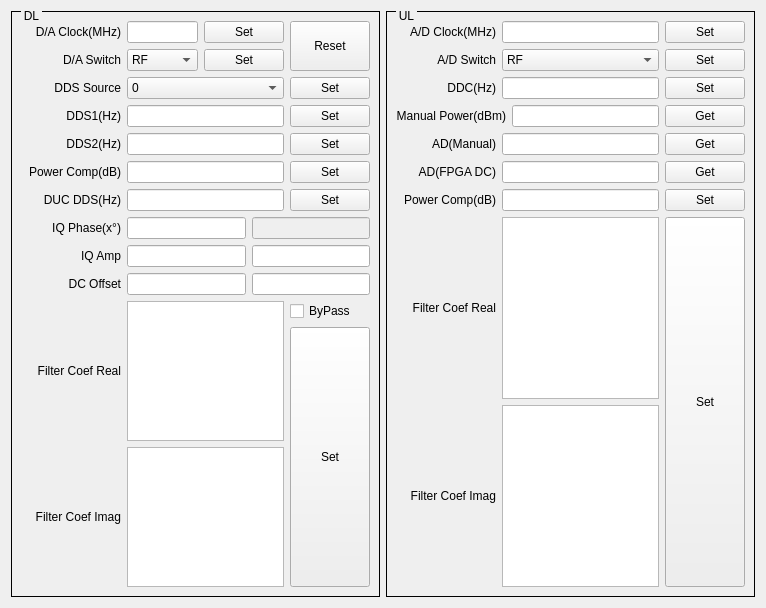
<?xml version="1.0" encoding="UTF-8"?>
<ui version="4.0">
 <class>Q_StarPoint_SP9500_SP2401_R1A_Widget</class>
 <widget class="QWidget" name="Q_StarPoint_SP9500_SP2401_R1A_Widget">
  <property name="geometry">
   <rect>
    <x>0</x>
    <y>0</y>
    <width>766</width>
    <height>608</height>
   </rect>
  </property>
  <property name="windowTitle">
   <string>Form</string>
  </property>
  <layout class="QHBoxLayout" name="horizontalLayout_25">
   <item>
    <widget class="QGroupBox" name="groupBox">
     <property name="styleSheet">
      <string notr="true">QGroupBox{ border:1px solid black; margin-top:0.5ex; }
QGroupBox::title { subcontrol-origin:margin; subcontrol-position:top left; top:-2px; left:10px; margin-left: 0px; padding:0 1px; }</string>
     </property>
     <property name="title">
      <string>DL</string>
     </property>
     <layout class="QVBoxLayout" name="verticalLayout_5">
      <item>
       <layout class="QHBoxLayout" name="horizontalLayout_3" stretch="5,1,1">
        <item>
         <layout class="QVBoxLayout" name="verticalLayout_2">
          <item>
           <layout class="QHBoxLayout" name="horizontalLayout">
            <item>
             <widget class="QLabel" name="label">
              <property name="sizePolicy">
               <sizepolicy hsizetype="Fixed" vsizetype="Fixed">
                <horstretch>0</horstretch>
                <verstretch>0</verstretch>
               </sizepolicy>
              </property>
              <property name="minimumSize">
               <size>
                <width>100</width>
                <height>0</height>
               </size>
              </property>
              <property name="text">
               <string>D/A Clock(MHz)</string>
              </property>
              <property name="alignment">
               <set>Qt::AlignRight|Qt::AlignTrailing|Qt::AlignVCenter</set>
              </property>
             </widget>
            </item>
            <item>
             <widget class="QLineEdit" name="lineEditDAClock">
              <property name="sizePolicy">
               <sizepolicy hsizetype="Expanding" vsizetype="Fixed">
                <horstretch>5</horstretch>
                <verstretch>0</verstretch>
               </sizepolicy>
              </property>
             </widget>
            </item>
           </layout>
          </item>
          <item>
           <layout class="QHBoxLayout" name="horizontalLayout_2">
            <item>
             <widget class="QLabel" name="label_2">
              <property name="sizePolicy">
               <sizepolicy hsizetype="Fixed" vsizetype="Fixed">
                <horstretch>0</horstretch>
                <verstretch>0</verstretch>
               </sizepolicy>
              </property>
              <property name="minimumSize">
               <size>
                <width>100</width>
                <height>0</height>
               </size>
              </property>
              <property name="text">
               <string>D/A Switch</string>
              </property>
              <property name="alignment">
               <set>Qt::AlignRight|Qt::AlignTrailing|Qt::AlignVCenter</set>
              </property>
             </widget>
            </item>
            <item>
             <widget class="QComboBox" name="comboBoxDASw">
              <property name="sizePolicy">
               <sizepolicy hsizetype="Expanding" vsizetype="Fixed">
                <horstretch>5</horstretch>
                <verstretch>0</verstretch>
               </sizepolicy>
              </property>
              <item>
               <property name="text">
                <string>RF</string>
               </property>
              </item>
              <item>
               <property name="text">
                <string>BB</string>
               </property>
              </item>
             </widget>
            </item>
           </layout>
          </item>
         </layout>
        </item>
        <item>
         <layout class="QVBoxLayout" name="verticalLayout">
          <item>
           <widget class="QPushButton" name="pushButtonSetDAClock">
            <property name="sizePolicy">
             <sizepolicy hsizetype="Expanding" vsizetype="Fixed">
              <horstretch>1</horstretch>
              <verstretch>0</verstretch>
             </sizepolicy>
            </property>
            <property name="text">
             <string>Set</string>
            </property>
           </widget>
          </item>
          <item>
           <widget class="QPushButton" name="pushButtonSetDASw">
            <property name="sizePolicy">
             <sizepolicy hsizetype="Expanding" vsizetype="Fixed">
              <horstretch>1</horstretch>
              <verstretch>0</verstretch>
             </sizepolicy>
            </property>
            <property name="text">
             <string>Set</string>
            </property>
           </widget>
          </item>
         </layout>
        </item>
        <item>
         <widget class="QPushButton" name="pushButtonResetDA">
          <property name="sizePolicy">
           <sizepolicy hsizetype="Expanding" vsizetype="Preferred">
            <horstretch>0</horstretch>
            <verstretch>0</verstretch>
           </sizepolicy>
          </property>
          <property name="text">
           <string>Reset</string>
          </property>
         </widget>
        </item>
       </layout>
      </item>
      <item>
       <layout class="QHBoxLayout" name="horizontalLayout_4">
        <item>
         <widget class="QLabel" name="label_3">
          <property name="sizePolicy">
           <sizepolicy hsizetype="Fixed" vsizetype="Fixed">
            <horstretch>0</horstretch>
            <verstretch>0</verstretch>
           </sizepolicy>
          </property>
          <property name="minimumSize">
           <size>
            <width>100</width>
            <height>0</height>
           </size>
          </property>
          <property name="text">
           <string>DDS Source</string>
          </property>
          <property name="alignment">
           <set>Qt::AlignRight|Qt::AlignTrailing|Qt::AlignVCenter</set>
          </property>
         </widget>
        </item>
        <item>
         <widget class="QComboBox" name="comboBoxDDSSrc">
          <property name="sizePolicy">
           <sizepolicy hsizetype="Expanding" vsizetype="Fixed">
            <horstretch>5</horstretch>
            <verstretch>0</verstretch>
           </sizepolicy>
          </property>
          <item>
           <property name="text">
            <string>0</string>
           </property>
          </item>
          <item>
           <property name="text">
            <string>InterFilter</string>
           </property>
          </item>
          <item>
           <property name="text">
            <string>1</string>
           </property>
          </item>
          <item>
           <property name="text">
            <string>Single Tone</string>
           </property>
          </item>
          <item>
           <property name="text">
            <string>Dual Tone</string>
           </property>
          </item>
          <item>
           <property name="text">
            <string>Arb</string>
           </property>
          </item>
          <item>
           <property name="text">
            <string>DDR3</string>
           </property>
          </item>
         </widget>
        </item>
        <item>
         <widget class="QPushButton" name="pushButtonSetDDSSrc">
          <property name="sizePolicy">
           <sizepolicy hsizetype="Expanding" vsizetype="Fixed">
            <horstretch>0</horstretch>
            <verstretch>0</verstretch>
           </sizepolicy>
          </property>
          <property name="text">
           <string>Set</string>
          </property>
         </widget>
        </item>
       </layout>
      </item>
      <item>
       <layout class="QHBoxLayout" name="horizontalLayout_5">
        <item>
         <widget class="QLabel" name="label_4">
          <property name="sizePolicy">
           <sizepolicy hsizetype="Fixed" vsizetype="Fixed">
            <horstretch>0</horstretch>
            <verstretch>0</verstretch>
           </sizepolicy>
          </property>
          <property name="minimumSize">
           <size>
            <width>100</width>
            <height>0</height>
           </size>
          </property>
          <property name="text">
           <string>DDS1(Hz)</string>
          </property>
          <property name="alignment">
           <set>Qt::AlignRight|Qt::AlignTrailing|Qt::AlignVCenter</set>
          </property>
         </widget>
        </item>
        <item>
         <widget class="QScrollLineEdit" name="lineEditDDS1">
          <property name="sizePolicy">
           <sizepolicy hsizetype="Expanding" vsizetype="Fixed">
            <horstretch>5</horstretch>
            <verstretch>0</verstretch>
           </sizepolicy>
          </property>
         </widget>
        </item>
        <item>
         <widget class="QPushButton" name="pushButtonSetDDS1">
          <property name="sizePolicy">
           <sizepolicy hsizetype="Expanding" vsizetype="Fixed">
            <horstretch>0</horstretch>
            <verstretch>0</verstretch>
           </sizepolicy>
          </property>
          <property name="text">
           <string>Set</string>
          </property>
         </widget>
        </item>
       </layout>
      </item>
      <item>
       <layout class="QHBoxLayout" name="horizontalLayout_6">
        <item>
         <widget class="QLabel" name="label_5">
          <property name="sizePolicy">
           <sizepolicy hsizetype="Fixed" vsizetype="Fixed">
            <horstretch>0</horstretch>
            <verstretch>0</verstretch>
           </sizepolicy>
          </property>
          <property name="minimumSize">
           <size>
            <width>100</width>
            <height>0</height>
           </size>
          </property>
          <property name="text">
           <string>DDS2(Hz)</string>
          </property>
          <property name="alignment">
           <set>Qt::AlignRight|Qt::AlignTrailing|Qt::AlignVCenter</set>
          </property>
         </widget>
        </item>
        <item>
         <widget class="QScrollLineEdit" name="lineEditDDS2">
          <property name="sizePolicy">
           <sizepolicy hsizetype="Expanding" vsizetype="Fixed">
            <horstretch>5</horstretch>
            <verstretch>0</verstretch>
           </sizepolicy>
          </property>
         </widget>
        </item>
        <item>
         <widget class="QPushButton" name="pushButtonSetDDS2">
          <property name="sizePolicy">
           <sizepolicy hsizetype="Expanding" vsizetype="Fixed">
            <horstretch>0</horstretch>
            <verstretch>0</verstretch>
           </sizepolicy>
          </property>
          <property name="text">
           <string>Set</string>
          </property>
         </widget>
        </item>
       </layout>
      </item>
      <item>
       <layout class="QHBoxLayout" name="horizontalLayout_7">
        <item>
         <widget class="QLabel" name="label_6">
          <property name="sizePolicy">
           <sizepolicy hsizetype="Fixed" vsizetype="Fixed">
            <horstretch>0</horstretch>
            <verstretch>0</verstretch>
           </sizepolicy>
          </property>
          <property name="minimumSize">
           <size>
            <width>100</width>
            <height>0</height>
           </size>
          </property>
          <property name="text">
           <string>Power Comp(dB)</string>
          </property>
          <property name="alignment">
           <set>Qt::AlignRight|Qt::AlignTrailing|Qt::AlignVCenter</set>
          </property>
         </widget>
        </item>
        <item>
         <widget class="QLineEdit" name="lineEditTxPowerComp">
          <property name="sizePolicy">
           <sizepolicy hsizetype="Expanding" vsizetype="Fixed">
            <horstretch>5</horstretch>
            <verstretch>0</verstretch>
           </sizepolicy>
          </property>
         </widget>
        </item>
        <item>
         <widget class="QPushButton" name="pushButtonSetTxPowerComp">
          <property name="sizePolicy">
           <sizepolicy hsizetype="Expanding" vsizetype="Fixed">
            <horstretch>0</horstretch>
            <verstretch>0</verstretch>
           </sizepolicy>
          </property>
          <property name="text">
           <string>Set</string>
          </property>
         </widget>
        </item>
       </layout>
      </item>
      <item>
       <layout class="QHBoxLayout" name="horizontalLayout_8">
        <item>
         <widget class="QLabel" name="label_7">
          <property name="sizePolicy">
           <sizepolicy hsizetype="Fixed" vsizetype="Fixed">
            <horstretch>0</horstretch>
            <verstretch>0</verstretch>
           </sizepolicy>
          </property>
          <property name="minimumSize">
           <size>
            <width>100</width>
            <height>0</height>
           </size>
          </property>
          <property name="text">
           <string>DUC DDS(Hz)</string>
          </property>
          <property name="alignment">
           <set>Qt::AlignRight|Qt::AlignTrailing|Qt::AlignVCenter</set>
          </property>
         </widget>
        </item>
        <item>
         <widget class="QScrollLineEdit" name="lineEditDUC">
          <property name="sizePolicy">
           <sizepolicy hsizetype="Expanding" vsizetype="Fixed">
            <horstretch>5</horstretch>
            <verstretch>0</verstretch>
           </sizepolicy>
          </property>
         </widget>
        </item>
        <item>
         <widget class="QPushButton" name="pushButtonSetDUC">
          <property name="sizePolicy">
           <sizepolicy hsizetype="Expanding" vsizetype="Fixed">
            <horstretch>0</horstretch>
            <verstretch>0</verstretch>
           </sizepolicy>
          </property>
          <property name="text">
           <string>Set</string>
          </property>
         </widget>
        </item>
       </layout>
      </item>
      <item>
       <layout class="QHBoxLayout" name="horizontalLayout_9">
        <item>
         <widget class="QLabel" name="label_8">
          <property name="sizePolicy">
           <sizepolicy hsizetype="Fixed" vsizetype="Fixed">
            <horstretch>0</horstretch>
            <verstretch>0</verstretch>
           </sizepolicy>
          </property>
          <property name="minimumSize">
           <size>
            <width>100</width>
            <height>0</height>
           </size>
          </property>
          <property name="text">
           <string>IQ Phase(x°)</string>
          </property>
          <property name="alignment">
           <set>Qt::AlignRight|Qt::AlignTrailing|Qt::AlignVCenter</set>
          </property>
         </widget>
        </item>
        <item>
         <widget class="QScrollLineEdit" name="lineEditIQPhaseI"/>
        </item>
        <item>
         <widget class="QLineEdit" name="lineEditIQPhaseQ">
          <property name="enabled">
           <bool>false</bool>
          </property>
         </widget>
        </item>
       </layout>
      </item>
      <item>
       <layout class="QHBoxLayout" name="horizontalLayout_10">
        <item>
         <widget class="QLabel" name="label_9">
          <property name="sizePolicy">
           <sizepolicy hsizetype="Fixed" vsizetype="Fixed">
            <horstretch>0</horstretch>
            <verstretch>0</verstretch>
           </sizepolicy>
          </property>
          <property name="minimumSize">
           <size>
            <width>100</width>
            <height>0</height>
           </size>
          </property>
          <property name="text">
           <string>IQ Amp</string>
          </property>
          <property name="alignment">
           <set>Qt::AlignRight|Qt::AlignTrailing|Qt::AlignVCenter</set>
          </property>
         </widget>
        </item>
        <item>
         <widget class="QScrollLineEdit" name="lineEditIQAmpI"/>
        </item>
        <item>
         <widget class="QScrollLineEdit" name="lineEditIQAmpQ"/>
        </item>
       </layout>
      </item>
      <item>
       <layout class="QHBoxLayout" name="horizontalLayout_11">
        <item>
         <widget class="QLabel" name="label_10">
          <property name="sizePolicy">
           <sizepolicy hsizetype="Fixed" vsizetype="Fixed">
            <horstretch>0</horstretch>
            <verstretch>0</verstretch>
           </sizepolicy>
          </property>
          <property name="minimumSize">
           <size>
            <width>100</width>
            <height>0</height>
           </size>
          </property>
          <property name="text">
           <string>DC Offset</string>
          </property>
          <property name="alignment">
           <set>Qt::AlignRight|Qt::AlignTrailing|Qt::AlignVCenter</set>
          </property>
         </widget>
        </item>
        <item>
         <widget class="QScrollLineEdit" name="lineEditDCOffsetI"/>
        </item>
        <item>
         <widget class="QScrollLineEdit" name="lineEditDCOffsetQ"/>
        </item>
       </layout>
      </item>
      <item>
       <layout class="QHBoxLayout" name="horizontalLayout_14">
        <item>
         <layout class="QVBoxLayout" name="verticalLayout_4">
          <item>
           <layout class="QHBoxLayout" name="horizontalLayout_13">
            <item>
             <widget class="QLabel" name="label_11">
              <property name="sizePolicy">
               <sizepolicy hsizetype="Fixed" vsizetype="Fixed">
                <horstretch>0</horstretch>
                <verstretch>0</verstretch>
               </sizepolicy>
              </property>
              <property name="minimumSize">
               <size>
                <width>100</width>
                <height>0</height>
               </size>
              </property>
              <property name="text">
               <string>Filter Coef Real</string>
              </property>
              <property name="alignment">
               <set>Qt::AlignRight|Qt::AlignTrailing|Qt::AlignVCenter</set>
              </property>
             </widget>
            </item>
            <item>
             <widget class="QTextEdit" name="textEditTxFilterReal"/>
            </item>
           </layout>
          </item>
          <item>
           <layout class="QHBoxLayout" name="horizontalLayout_12">
            <item>
             <widget class="QLabel" name="label_12">
              <property name="sizePolicy">
               <sizepolicy hsizetype="Fixed" vsizetype="Fixed">
                <horstretch>0</horstretch>
                <verstretch>0</verstretch>
               </sizepolicy>
              </property>
              <property name="minimumSize">
               <size>
                <width>100</width>
                <height>0</height>
               </size>
              </property>
              <property name="text">
               <string>Filter Coef Imag</string>
              </property>
              <property name="alignment">
               <set>Qt::AlignRight|Qt::AlignTrailing|Qt::AlignVCenter</set>
              </property>
             </widget>
            </item>
            <item>
             <widget class="QTextEdit" name="textEditTxFilterImag"/>
            </item>
           </layout>
          </item>
         </layout>
        </item>
        <item>
         <layout class="QVBoxLayout" name="verticalLayout_3">
          <item>
           <widget class="QCheckBox" name="checkBoxByPassTxFilter">
            <property name="text">
             <string>ByPass</string>
            </property>
           </widget>
          </item>
          <item>
           <widget class="QPushButton" name="pushButtonSetTxFilter">
            <property name="sizePolicy">
             <sizepolicy hsizetype="Fixed" vsizetype="Preferred">
              <horstretch>0</horstretch>
              <verstretch>0</verstretch>
             </sizepolicy>
            </property>
            <property name="text">
             <string>Set</string>
            </property>
           </widget>
          </item>
         </layout>
        </item>
       </layout>
      </item>
     </layout>
    </widget>
   </item>
   <item>
    <widget class="QGroupBox" name="groupBox_2">
     <property name="styleSheet">
      <string notr="true">QGroupBox{ border:1px solid black; margin-top:0.5ex; }
QGroupBox::title { subcontrol-origin:margin; subcontrol-position:top left; top:-2px; left:10px; margin-left: 0px; padding:0 1px; }</string>
     </property>
     <property name="title">
      <string>UL</string>
     </property>
     <layout class="QVBoxLayout" name="verticalLayout_7">
      <item>
       <layout class="QHBoxLayout" name="horizontalLayout_15">
        <item>
         <widget class="QLabel" name="label_13">
          <property name="sizePolicy">
           <sizepolicy hsizetype="Fixed" vsizetype="Fixed">
            <horstretch>0</horstretch>
            <verstretch>0</verstretch>
           </sizepolicy>
          </property>
          <property name="minimumSize">
           <size>
            <width>100</width>
            <height>0</height>
           </size>
          </property>
          <property name="text">
           <string>A/D Clock(MHz)</string>
          </property>
          <property name="alignment">
           <set>Qt::AlignRight|Qt::AlignTrailing|Qt::AlignVCenter</set>
          </property>
         </widget>
        </item>
        <item>
         <widget class="QLineEdit" name="lineEditADClock">
          <property name="sizePolicy">
           <sizepolicy hsizetype="Expanding" vsizetype="Fixed">
            <horstretch>5</horstretch>
            <verstretch>0</verstretch>
           </sizepolicy>
          </property>
         </widget>
        </item>
        <item>
         <widget class="QPushButton" name="pushButtonSetADClock">
          <property name="sizePolicy">
           <sizepolicy hsizetype="Expanding" vsizetype="Fixed">
            <horstretch>0</horstretch>
            <verstretch>0</verstretch>
           </sizepolicy>
          </property>
          <property name="text">
           <string>Set</string>
          </property>
         </widget>
        </item>
       </layout>
      </item>
      <item>
       <layout class="QHBoxLayout" name="horizontalLayout_16">
        <item>
         <widget class="QLabel" name="label_14">
          <property name="sizePolicy">
           <sizepolicy hsizetype="Fixed" vsizetype="Fixed">
            <horstretch>0</horstretch>
            <verstretch>0</verstretch>
           </sizepolicy>
          </property>
          <property name="minimumSize">
           <size>
            <width>100</width>
            <height>0</height>
           </size>
          </property>
          <property name="text">
           <string>A/D Switch</string>
          </property>
          <property name="alignment">
           <set>Qt::AlignRight|Qt::AlignTrailing|Qt::AlignVCenter</set>
          </property>
         </widget>
        </item>
        <item>
         <widget class="QComboBox" name="comboBoxADSw">
          <property name="sizePolicy">
           <sizepolicy hsizetype="Expanding" vsizetype="Fixed">
            <horstretch>5</horstretch>
            <verstretch>0</verstretch>
           </sizepolicy>
          </property>
          <item>
           <property name="text">
            <string>RF</string>
           </property>
          </item>
          <item>
           <property name="text">
            <string>BB</string>
           </property>
          </item>
         </widget>
        </item>
        <item>
         <widget class="QPushButton" name="pushButtonSetADSw">
          <property name="sizePolicy">
           <sizepolicy hsizetype="Expanding" vsizetype="Fixed">
            <horstretch>0</horstretch>
            <verstretch>0</verstretch>
           </sizepolicy>
          </property>
          <property name="text">
           <string>Set</string>
          </property>
         </widget>
        </item>
       </layout>
      </item>
      <item>
       <layout class="QHBoxLayout" name="horizontalLayout_17">
        <item>
         <widget class="QLabel" name="label_15">
          <property name="sizePolicy">
           <sizepolicy hsizetype="Fixed" vsizetype="Fixed">
            <horstretch>0</horstretch>
            <verstretch>0</verstretch>
           </sizepolicy>
          </property>
          <property name="minimumSize">
           <size>
            <width>100</width>
            <height>0</height>
           </size>
          </property>
          <property name="text">
           <string>DDC(Hz)</string>
          </property>
          <property name="alignment">
           <set>Qt::AlignRight|Qt::AlignTrailing|Qt::AlignVCenter</set>
          </property>
         </widget>
        </item>
        <item>
         <widget class="QLineEdit" name="lineEditDDC">
          <property name="sizePolicy">
           <sizepolicy hsizetype="Expanding" vsizetype="Fixed">
            <horstretch>5</horstretch>
            <verstretch>0</verstretch>
           </sizepolicy>
          </property>
         </widget>
        </item>
        <item>
         <widget class="QPushButton" name="pushButtonSetDDC">
          <property name="sizePolicy">
           <sizepolicy hsizetype="Expanding" vsizetype="Fixed">
            <horstretch>0</horstretch>
            <verstretch>0</verstretch>
           </sizepolicy>
          </property>
          <property name="text">
           <string>Set</string>
          </property>
         </widget>
        </item>
       </layout>
      </item>
      <item>
       <layout class="QHBoxLayout" name="horizontalLayout_18">
        <item>
         <widget class="QLabel" name="label_16">
          <property name="sizePolicy">
           <sizepolicy hsizetype="Fixed" vsizetype="Fixed">
            <horstretch>0</horstretch>
            <verstretch>0</verstretch>
           </sizepolicy>
          </property>
          <property name="minimumSize">
           <size>
            <width>100</width>
            <height>0</height>
           </size>
          </property>
          <property name="text">
           <string>Manual Power(dBm)</string>
          </property>
          <property name="alignment">
           <set>Qt::AlignRight|Qt::AlignTrailing|Qt::AlignVCenter</set>
          </property>
         </widget>
        </item>
        <item>
         <widget class="QLineEdit" name="lineEditManualPower">
          <property name="sizePolicy">
           <sizepolicy hsizetype="Expanding" vsizetype="Fixed">
            <horstretch>5</horstretch>
            <verstretch>0</verstretch>
           </sizepolicy>
          </property>
         </widget>
        </item>
        <item>
         <widget class="QPushButton" name="pushButtonGetManualPower">
          <property name="sizePolicy">
           <sizepolicy hsizetype="Expanding" vsizetype="Fixed">
            <horstretch>0</horstretch>
            <verstretch>0</verstretch>
           </sizepolicy>
          </property>
          <property name="text">
           <string>Get</string>
          </property>
         </widget>
        </item>
       </layout>
      </item>
      <item>
       <layout class="QHBoxLayout" name="horizontalLayout_19">
        <item>
         <widget class="QLabel" name="label_17">
          <property name="sizePolicy">
           <sizepolicy hsizetype="Fixed" vsizetype="Fixed">
            <horstretch>0</horstretch>
            <verstretch>0</verstretch>
           </sizepolicy>
          </property>
          <property name="minimumSize">
           <size>
            <width>100</width>
            <height>0</height>
           </size>
          </property>
          <property name="text">
           <string>AD(Manual)</string>
          </property>
          <property name="alignment">
           <set>Qt::AlignRight|Qt::AlignTrailing|Qt::AlignVCenter</set>
          </property>
         </widget>
        </item>
        <item>
         <widget class="QLineEdit" name="lineEditADManual">
          <property name="sizePolicy">
           <sizepolicy hsizetype="Expanding" vsizetype="Fixed">
            <horstretch>5</horstretch>
            <verstretch>0</verstretch>
           </sizepolicy>
          </property>
         </widget>
        </item>
        <item>
         <widget class="QPushButton" name="pushButtonGetADManual">
          <property name="sizePolicy">
           <sizepolicy hsizetype="Expanding" vsizetype="Fixed">
            <horstretch>0</horstretch>
            <verstretch>0</verstretch>
           </sizepolicy>
          </property>
          <property name="text">
           <string>Get</string>
          </property>
         </widget>
        </item>
       </layout>
      </item>
      <item>
       <layout class="QHBoxLayout" name="horizontalLayout_20">
        <item>
         <widget class="QLabel" name="label_18">
          <property name="sizePolicy">
           <sizepolicy hsizetype="Fixed" vsizetype="Fixed">
            <horstretch>0</horstretch>
            <verstretch>0</verstretch>
           </sizepolicy>
          </property>
          <property name="minimumSize">
           <size>
            <width>100</width>
            <height>0</height>
           </size>
          </property>
          <property name="text">
           <string>AD(FPGA DC)</string>
          </property>
          <property name="alignment">
           <set>Qt::AlignRight|Qt::AlignTrailing|Qt::AlignVCenter</set>
          </property>
         </widget>
        </item>
        <item>
         <widget class="QLineEdit" name="lineEditADFPGA">
          <property name="sizePolicy">
           <sizepolicy hsizetype="Expanding" vsizetype="Fixed">
            <horstretch>5</horstretch>
            <verstretch>0</verstretch>
           </sizepolicy>
          </property>
         </widget>
        </item>
        <item>
         <widget class="QPushButton" name="pushButtonGetADFPGA">
          <property name="sizePolicy">
           <sizepolicy hsizetype="Expanding" vsizetype="Fixed">
            <horstretch>0</horstretch>
            <verstretch>0</verstretch>
           </sizepolicy>
          </property>
          <property name="text">
           <string>Get</string>
          </property>
         </widget>
        </item>
       </layout>
      </item>
      <item>
       <layout class="QHBoxLayout" name="horizontalLayout_21">
        <item>
         <widget class="QLabel" name="label_19">
          <property name="sizePolicy">
           <sizepolicy hsizetype="Fixed" vsizetype="Fixed">
            <horstretch>0</horstretch>
            <verstretch>0</verstretch>
           </sizepolicy>
          </property>
          <property name="minimumSize">
           <size>
            <width>100</width>
            <height>0</height>
           </size>
          </property>
          <property name="text">
           <string>Power Comp(dB)</string>
          </property>
          <property name="alignment">
           <set>Qt::AlignRight|Qt::AlignTrailing|Qt::AlignVCenter</set>
          </property>
         </widget>
        </item>
        <item>
         <widget class="QLineEdit" name="lineEditRxPowerComp">
          <property name="sizePolicy">
           <sizepolicy hsizetype="Expanding" vsizetype="Fixed">
            <horstretch>5</horstretch>
            <verstretch>0</verstretch>
           </sizepolicy>
          </property>
         </widget>
        </item>
        <item>
         <widget class="QPushButton" name="pushButtonSetRxPowerComp">
          <property name="sizePolicy">
           <sizepolicy hsizetype="Expanding" vsizetype="Fixed">
            <horstretch>0</horstretch>
            <verstretch>0</verstretch>
           </sizepolicy>
          </property>
          <property name="text">
           <string>Set</string>
          </property>
         </widget>
        </item>
       </layout>
      </item>
      <item>
       <layout class="QHBoxLayout" name="horizontalLayout_24">
        <item>
         <layout class="QVBoxLayout" name="verticalLayout_6">
          <item>
           <layout class="QHBoxLayout" name="horizontalLayout_23">
            <item>
             <widget class="QLabel" name="label_20">
              <property name="sizePolicy">
               <sizepolicy hsizetype="Fixed" vsizetype="Fixed">
                <horstretch>0</horstretch>
                <verstretch>0</verstretch>
               </sizepolicy>
              </property>
              <property name="minimumSize">
               <size>
                <width>100</width>
                <height>0</height>
               </size>
              </property>
              <property name="text">
               <string>Filter Coef Real</string>
              </property>
              <property name="alignment">
               <set>Qt::AlignRight|Qt::AlignTrailing|Qt::AlignVCenter</set>
              </property>
             </widget>
            </item>
            <item>
             <widget class="QTextEdit" name="textEditRxFilterReal"/>
            </item>
           </layout>
          </item>
          <item>
           <layout class="QHBoxLayout" name="horizontalLayout_22">
            <item>
             <widget class="QLabel" name="label_21">
              <property name="sizePolicy">
               <sizepolicy hsizetype="Fixed" vsizetype="Fixed">
                <horstretch>0</horstretch>
                <verstretch>0</verstretch>
               </sizepolicy>
              </property>
              <property name="minimumSize">
               <size>
                <width>100</width>
                <height>0</height>
               </size>
              </property>
              <property name="text">
               <string>Filter Coef Imag</string>
              </property>
              <property name="alignment">
               <set>Qt::AlignRight|Qt::AlignTrailing|Qt::AlignVCenter</set>
              </property>
             </widget>
            </item>
            <item>
             <widget class="QTextEdit" name="textEditRxFilterImag"/>
            </item>
           </layout>
          </item>
         </layout>
        </item>
        <item>
         <widget class="QPushButton" name="pushButtonSetRxFilter">
          <property name="sizePolicy">
           <sizepolicy hsizetype="Fixed" vsizetype="Preferred">
            <horstretch>0</horstretch>
            <verstretch>0</verstretch>
           </sizepolicy>
          </property>
          <property name="text">
           <string>Set</string>
          </property>
         </widget>
        </item>
       </layout>
      </item>
     </layout>
    </widget>
   </item>
  </layout>
 </widget>
 <customwidgets>
  <customwidget>
   <class>QScrollLineEdit</class>
   <extends>QLineEdit</extends>
   <header>scroll_lineedit.h</header>
  </customwidget>
 </customwidgets>
 <resources/>
 <connections/>
</ui>
